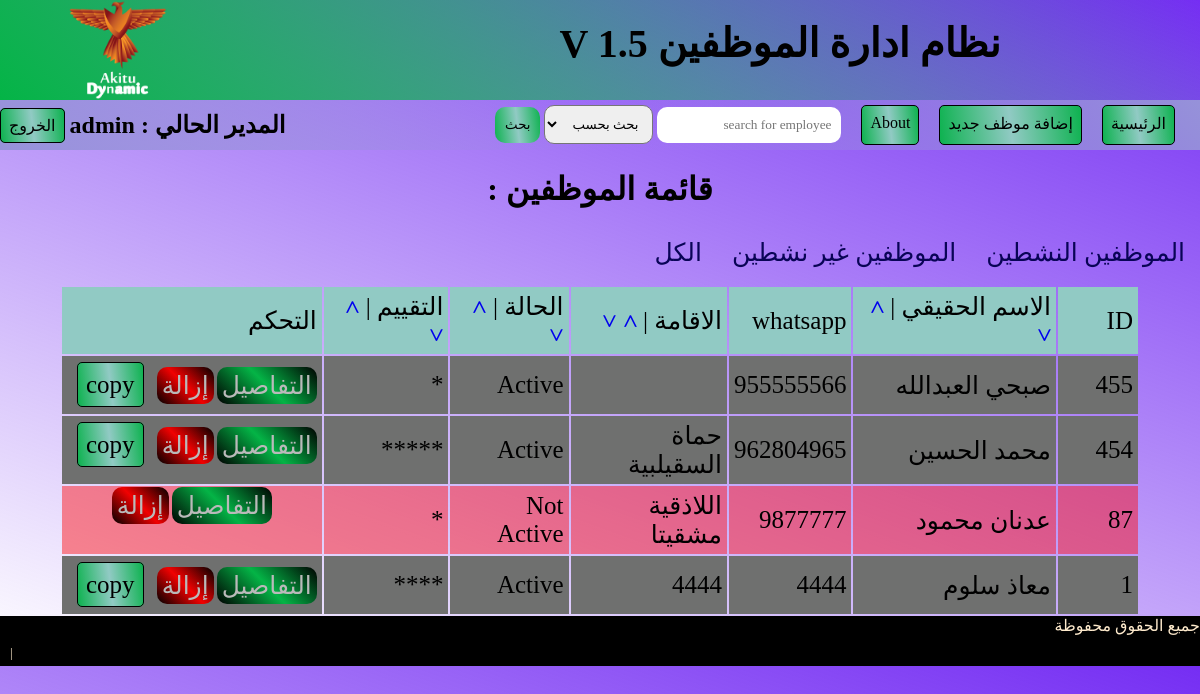
Page / (signed in) on the committed database.
### tables this page shows
CREATE TABLE `employee` (
  `employee_id` int(255) NOT NULL,
  `whatsapp` int(255) NOT NULL,
  `total_income` int(255) NOT NULL,
  `phone` int(15) NOT NULL DEFAULT '0',
  `real_name` varchar(255) NOT NULL DEFAULT 'لا يوجد',
  `facke_name` varchar(255) NOT NULL DEFAULT 'لا يوجد',
  `gender` tinyint(2) NOT NULL DEFAULT '1',
  `address` varchar(255) NOT NULL DEFAULT 'لا يوجد',
  `start_work` varchar(255) NOT NULL DEFAULT 'لا يوجد',
  `end_work` varchar(255) NOT NULL DEFAULT 'لا يوجد',
  `status` int(10) NOT NULL DEFAULT '0',
  `rate` int(10) NOT NULL DEFAULT '1',
  `pay_way` varchar(255) NOT NULL DEFAULT 'لا يوجد',
  `transfer` varchar(255) NOT NULL DEFAULT 'لا يوجد',
  `active_days` int(50) NOT NULL DEFAULT '0',
  `active_hours` int(50) NOT NULL DEFAULT '0',
  `target_sys` varchar(5) NOT NULL DEFAULT 'sys1',
  `target` varchar(255) NOT NULL,
  `discount` int(255) NOT NULL DEFAULT '0',
  `taxes` int(255) NOT NULL DEFAULT '8',
  `bonuses` int(255) NOT NULL DEFAULT '0',
  `image` varchar(255) NOT NULL DEFAULT 'default.jpg',
  `id_image1` varchar(255) NOT NULL DEFAULT 'default_id.jpg',
  `id_image2` varchar(255) NOT NULL DEFAULT 'default_id.jpg',
  `additional_image` varchar(255) NOT NULL DEFAULT 'additional_image.jpg',
  `transfer_image` varchar(255) NOT NULL DEFAULT 'transfer_image.jpg'
);

### includes/functions.php (called while the page is built, shortened)
<?php
function rate($rate)
{
    if ($rate == 1) {
        return "*";
    } elseif ($rate == 2) {
        return "**";
    } elseif ($rate == 3) {
        return "***";
    } elseif ($rate == 4) {
        return "****";
    } elseif ($rate == 5) {
        return "*****";
    }
}

### index.php (the view, shortened to what this page needs)
<?php
include('init.php');
if (isset($_SESSION['admin_manager'])) {
    $order = 'employee_id';
    $kind = 'DESC';
    $where = '';
    $stmt = $con->prepare("SELECT * FROM employee $where  ORDER BY $order $kind");
    $stmt->execute();
    $results = $stmt->fetchAll();
    $add_or_edit = '<span id="add_emp_btn">إضافة موظف جديد</span>';
    include('includes/header.php');
?>
    <div class="container">
        <div class="h1">
            <h1> قائمة الموظفين : </h1>
        </div>
        <div class="status">
            <a href="index.php?status=1" class="c2btn" id="active_e">الموظفين النشطين </a>
            <a href="index.php?status=0" class="c2btn" id="unactive_e">الموظفين غير نشطين </a>
            <a href="index.php?status=3" class="c2btn" id="all_e">الكل</a>
        </div>
        <?php
        if (!empty($results)) { ?>
            <div class="employee_list">
                <table>
                    <div>
                        <tr>
                            <td style="min-width: 80px;">ID</td>
                            <td>الاسم الحقيقي
                                <span> | </span>
                                <span><a href="?order=real_name&kind=DESC" class="up">></a></span>
                                <span> <a href="?order=real_name&kind=ASC" class="down">
                                        < </a> </span>
                            </td>
                            <td>whatsapp</td>
                            <td class="hide_med"> الاقامة
                                <span> | </span>
                                <span><a href="?order=real_name&kind=DESC" class="up">></a></span>
                                <span> <a href="?order=real_name&kind=ASC" class="down">
                                        < </a> </span>
                            </td>
                            <td class="hide_med"> الحالة
                                <span> | </span>
                                <span><a href="?order=status&kind=DESC" class="up">></a></span>
                                <span> <a href="?order=status&kind=ASC" class="down">
                                        < </a> </span>
                            </td>
                            <td class="hide_med">التقييم
                                <span> | </span>
                                <span><a href="?order=rate&kind=DESC" class="up">></a></span>
                                <span> <a href="?order=rate&kind=ASC" class="down">
                                        < </a> </span>
                            </td>
                            <td class="hide_med">التحكم</td>
                        </tr>
                    </div>
                    <div id="emp_list_add">
                        <?php foreach ($results as $result) { ?>
                            <tr <?php if (!isset($_GET['status'])) {
                                    if ($result['status'] == 0) {
                                        echo 'style="    background: #ff000070;"';
                                    }
                                } else {
                                    if ($_GET['status'] == 3) {
                                        if ($result['status'] == 0) {
                                            echo 'style="    background: #ff000070;"';
                                        }
                                    }
                                }  ?>>
                                <td style="min-width: 80px;"><?php echo $result["employee_id"];  ?></td>
                                <td><?php echo $result["real_name"];  ?>
                                </td>
                                <td><?php echo $result["whatsapp"];  ?></td>
                                <td class="hide_med"><?php echo $result["address"];  ?></td>
                                <td class="hide_med"><?php if ($result["status"] == 1) {
                                                            echo "Active";
                                                        } else {
                                                            echo "Not Active";
                                                        }  ?></td>
                                <td class="hide_med"><?php
                                                        echo  rate($result["rate"]);
                                                        ?></td>
                                <td class="controll_employee hide_med a"><span><a href="detaile.php?id=<?php echo $result["employee_id"];  ?>" class="det_btn"> التفاصيل</span></a>
                                    <span><a href="#" class="delete del_btn" id="delete" data_id="<?php echo $result["employee_id"];  ?>"> إزالة</a></span>
                                    <?php if ($result["status"] == 1) {
                                    ?>
                                        <div class="copy_con">
                                            <span class="copy_show c1btn">copy</span>
                                        </div>
                                    <?php
                                    } ?>
                                </td>
                            </tr>
                        <?php } ?>
                    </div>
                </table>
            </div>
        <?php } else {
            echo '<div><h1>لا يوجد موظفين يمكنك اضافة موظف بالضغط على زر اضافة موظف جديد</h1></div>';
        } ?>
    </div>
<?php
}
include('includes/footer.php')
?>

### css/myback.css (style rules this page uses)
* { padding: 0; margin: 0; box-sizing: border-box; direction: rtl; font-family:cairo; }
body { background: linear-gradient( 200deg , #752ef3, transparent); }
.container h1 { text-align: center; }
.container .employee_list table { width: 100%; }
.container .employee_list table td { padding: 5px; }
.container .employee_list table td>div { padding: 10px; }
.container .employee_list> table tr:nth-child(odd) { background-color: #91cac4; }
.container .employee_list> table tr:nth-child(even) { background-color: #6f706f; }
.container .employee_list { width: 90%; margin: auto; position: relative; }
.container .employee_list .controll_employee { display: flex; gap: 3px; justify-content: center; align-items: center; }
.container .employee_list .controll_employee a { text-decoration: none; color: #bababa; }
.det_btn { background: linear-gradient( 45deg , black, #04b446,black); padding: 5px; border-radius: 10px; text-decoration: none; color: #bababa; }
.del_btn { background: linear-gradient( 45deg , black,#f10101,black ); padding: 5px; border-radius: 10px; text-decoration: none; color: #bababa; }
.container .employee_list .up { text-decoration: none; display: inline-block; transform: rotate(90deg); font-weight: bold; }
.controll_employee .copy_con { position: relative; }
.container .employee_list .down { text-decoration: none; display: inline-block; transform: rotate(90deg); font-weight: bold; }
.container .status { display: flex; gap: 10px; margin: 5px; }
.container .h1 { margin: 20px; }
.container .h1 a ,#add_emp_btn,.c1btn { background: linear-gradient( 83deg , #0db24f, #91cac4,#0db24f); text-decoration: none; border: 1px solid black; color: black; padding: 8px; cursor: pointer; border-radius: 5px; }
.c2btn { text-decoration: none; color: #090456; font-size: 25px; display: inline-block; padding: 10px; }
.c2btn::after { content: ''; display: block; background-color: #e5688d; width: 0; height: 3px; border-radius: 5px; transition: width 0.3s; }
.container .employee_list { display: flex; flex-direction: row; justify-content: space-between; font-size: 25px; }

### css/medium.css (style rules this page uses)
.container { width: 1005; }
.container .employee_list table td { padding: 5px; }
.container .employee_list { flex-direction: column; }
.hide_med, .controll_employee.hide_med.a { display: none; }

### rows in the picture
employee: employee_id "455", real_name "صبحي العبدالله", whatsapp "955555566", status "Active", rate "*"
employee: employee_id "454", real_name "محمد الحسين", whatsapp "962804965", address "حماة السقيلبية", status "Active", rate "*****"
employee: employee_id "87", real_name "عدنان محمود", whatsapp "9877777", address "اللاذقية مشقيتا", status "Not Active", rate "*"
employee: employee_id "1", real_name "معاذ سلوم", whatsapp "4444", address "4444", status "Active", rate "****"

### other values in the picture
$_SESSION['admin_manager'] "admin"
